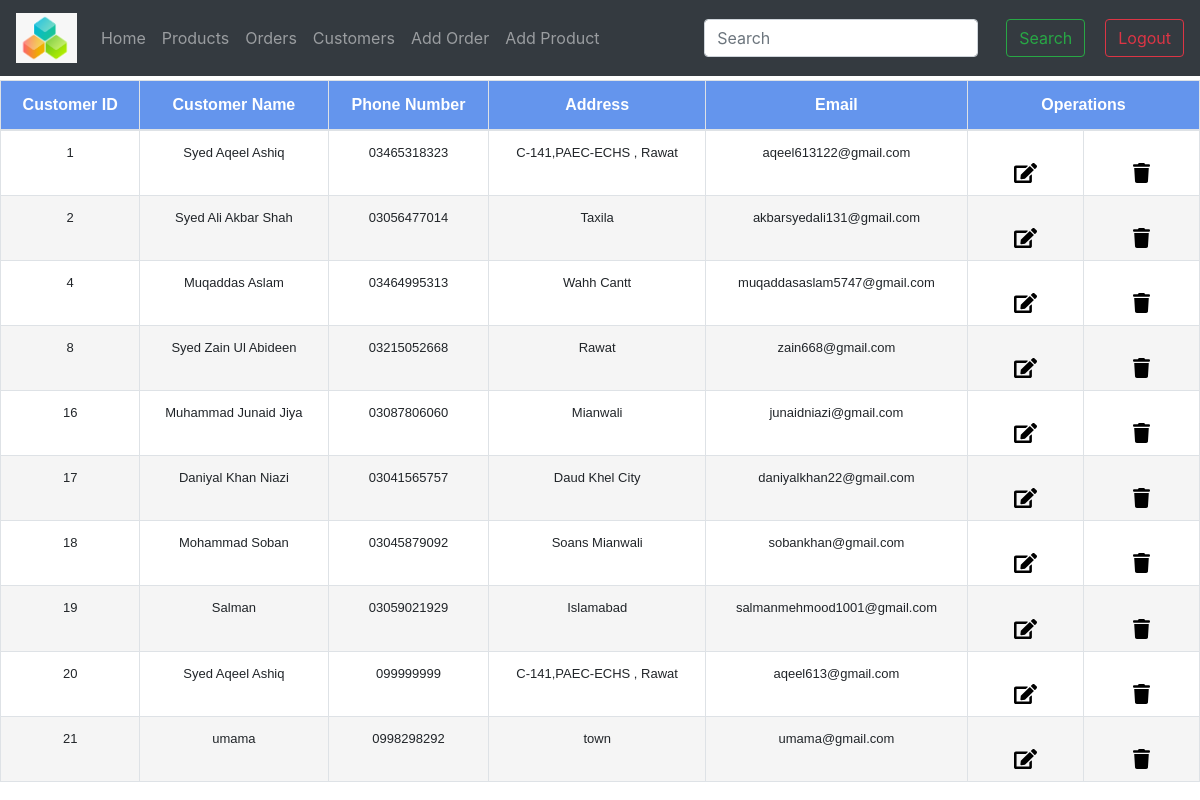
/customers.php (signed in), run on the app's committed database.
### tables this page shows
CREATE TABLE `customer` (
  `c_id` int(11) NOT NULL,
  `customer_name` varchar(255) NOT NULL,
  `phone` varchar(20) NOT NULL,
  `address` varchar(1000) DEFAULT NULL,
  `email` varchar(250) DEFAULT NULL
);

### database.php (called while the page is built, shortened)
<?php
class DatabaseHandler {
    function getConnection() {
        $conn = new mysqli('localhost','root','12345678','ims');
        return $conn;
    }
    function getCustomers($searchQuery = null) {
        $conn = $this -> getConnection() or die('Error connecting to the SQL Server database.');
        $sql = "SELECT * FROM customer";
        $stmt = $conn->prepare($sql);
        $stmt -> execute();
        $result = $stmt->get_result();
        $customers = array();
        if ($result -> num_rows > 0) {
            while($row = $result->fetch_assoc()) {
                $customer = new Customer();
                $customer -> id = $row["c_id"];
                $customer -> customerName = $row["customer_name"];
                $customer -> phone = $row["phone"];
                $customer -> address = $row["address"];
                $customer -> email = $row["email"];
                $customers[] = $customer;
            }
        }
        return $customers;
    }
}
?>

### customers.php (the view, shortened to what this page needs)
<!DOCTYPE html>
<html lang="en">
<head>
    <link rel="stylesheet" href="css/bootstrap.css" >
</head>
<body>
<header>
<nav class="navbar fixed-top navbar-expand-lg navbar-dark bg-dark">
  <a class="navbar-brand" href="./landing.php"><img src ="./img/logo.PNG" alt = "Logo" height = "50px"></a>
  <div class="collapse navbar-collapse" id="navbarSupportedContent">
    <ul class="navbar-nav mr-auto">
      <li class="nav-item">
        <a class="nav-link" href="./landing.php">Home</a>
      </li>
      <li class="nav-item">
        <a class="nav-link" href="./products.php">Products</a>
      </li>
      <li class="nav-item">
        <a class="nav-link" href="./customer_orders.php">Orders</a>
      </li>
      <li class="nav-item">
        <a class="nav-link" href="#">Customers</a>
      </li>
      <li class="nav-item">
        <a class="nav-link" href="./add_orders.php">Add Order</a>
      </li>
      <li class="nav-item">
        <a class="nav-link" href="./add_products.php">Add Product</a>
      </li>
      </ul>
    <form class="form-inline my-2 my-lg-0">
      <input class="form-control mr-sm-2" type="search" name = "search_customer" id = "search_customer"
      placeholder="Search" aria-label="Search">
      <button class="btn btn-outline-success my-2 my-sm-0" type="submit" style ="margin:20px">Search</button>
   </form>
   <button class="btn btn-outline-danger my-2 my-sm-0" id = "logoutButton">Logout</button>
  </div>
</nav>
</header>
     <h1> Customers List</h1>
     <br>
        <table class="table table-bordered table-hover">
          <tr>
            <th scope="col">Customer ID </th>
            <th scope="col">Customer Name</th>
            <th scope="col">Phone Number</th>
            <th scope="col">Address</th>
            <th scope="col">Email</th>
            <th scope="col" colspan="2",align="center"> Operations </th>
          </tr>
        <tbody>
          <?php
          require_once("database.php");
          if(isset($_GET["search_customer"])){
            $customers = $databaseHandler -> getCustomers($_GET["search_customer"]);
          }
          else {
          $customers = $databaseHandler -> getCustomers();
        }
          foreach ($customers as $customer) { ?>
            <tr>
              <td><?php echo $customer -> id ?></td>
              <td><?php echo $customer -> customerName ?></td>
              <td><?php echo $customer -> phone ?></td>
              <td><?php echo $customer -> address ?></td>
              <td><?php echo $customer -> email ?></td>
              <td><br><a href="edit_customers.php?phone=<?php echo $customer -> phone ?>">
              <img src = "./img/edit.svg" height = "20px" alt = "Edit" />
              </a><br>
              </td>
              <td><br><a href="connect.php?request_type=delete_customer&id=<?php echo $customer -> id ?>"
                onclick="return confirm('Are you sure to delete product?');">
                <img src = "./img/trash.svg" height = "20px" alt = "Delete" />
                </a><br>
              </td>
            </tr>
        <?php } ?>
        </tbody>
      </table>
</body>
</html>

### customers.php (style rules this page uses)
table { border-collapse: collapse; width: 100%; padding: 0; }
th, td { border: 1px solid black; padding: 10px; }
th { text-align: center; font-family: Arial, sans-serif; font-size: 16px; text-align: center; width: 100px; white-space: nowrap; overflow: hidden; text-overflow: ellipsis; background-color: cornflowerblue; color: #fff; }
tr:nth-child(even) { background-color:whitesmoke; }
td { text-align: center; font-family: Arial, sans-serif; font-size: 14px; text-align: center; width: 50%; font-size: 13px; width: 100px; white-space: nowrap; overflow: hidden; text-overflow: ellipsis; }
h1 { text-align: center; color: cornflowerblue; }

### data on the page
customer: c_id "1", customer_name "Syed Aqeel Ashiq", phone "03465318323", address "C-141,PAEC-ECHS , Rawat", email "aqeel613122@gmail.com"
customer: c_id "2", customer_name "Syed Ali Akbar Shah", phone "03056477014", address "Taxila", email "akbarsyedali131@gmail.com"
customer: c_id "4", customer_name "Muqaddas Aslam", phone "03464995313", address "Wahh Cantt", email "muqaddasaslam5747@gmail.com"
customer: c_id "8", customer_name "Syed Zain Ul Abideen", phone "03215052668", address "Rawat", email "zain668@gmail.com"
customer: c_id "16", customer_name "Muhammad Junaid Jiya", phone "03087806060", address "Mianwali", email "junaidniazi@gmail.com"
customer: c_id "17", customer_name "Daniyal Khan Niazi", phone "03041565757", address "Daud Khel City", email "daniyalkhan22@gmail.com"
customer: c_id "18", customer_name "Mohammad Soban", phone "03045879092", address "Soans Mianwali", email "sobankhan@gmail.com"
customer: c_id "19", customer_name "Salman", phone "03059021929", address "Islamabad", email "salmanmehmood1001@gmail.com"
customer: c_id "20", customer_name "Syed Aqeel Ashiq", phone "099999999", address "C-141,PAEC-ECHS , Rawat", email "aqeel613@gmail.com"
customer: c_id "21", customer_name "umama", phone "0998298292", address "town", email "umama@gmail.com"
